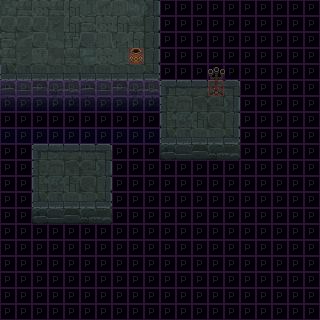

A level layout from a 2D game, rendered from its tile map. Below: a short description, then the map file with tile-grid data replaced by summaries:
An orthogonal 20x20 tile map with 16x16 px tiles, 10 tile layers (Bellow1, Bellow2, Sprites, Above1, ...), 2 tilesets and 2 objects (2x mover).

<map version="1.0" tiledversion="1.1.5" orientation="orthogonal" renderorder="right-down" width="20" height="20" tilewidth="16" tileheight="16" infinite="0" nextobjectid="3">
 <tileset firstgid="1" name="CastleBaseTileSet" tilewidth="16" tileheight="16" tilecount="1024" columns="32">
  <image source="../images/CastleBaseTileSet.png" width="512" height="512" />
 </tileset>
 <tileset firstgid="1025" name="MetaDataTileset" tilewidth="16" tileheight="16" tilecount="64" columns="8">
  <image source="../images/MetaDataTileset.png" width="128" height="128" />
 </tileset>
 <group name="Base">
  <layer name="Bellow1" width="20" height="20">
   <data>[400 cells, 400 non-empty, 44 distinct tile ids]</data>
  </layer>
  <layer name="Bellow2" width="20" height="20">
   <data>[400 cells, 1 non-empty, 1 distinct tile ids]</data>
  </layer>
  <layer name="Sprites" width="20" height="20">
   <data>[400 cells, 0 non-empty, 0 distinct tile ids]</data>
  </layer>
  <layer name="Above1" width="20" height="20">
   <data>[400 cells, 0 non-empty, 0 distinct tile ids]</data>
  </layer>
  <layer name="Above2" width="20" height="20">
   <data>[400 cells, 0 non-empty, 0 distinct tile ids]</data>
  </layer>
  <layer name="Metadata" width="20" height="20">
   <properties>
    <property name="metadata" type="bool" value="true" />
   </properties>
   <data>[400 cells, 351 non-empty, 2 distinct tile ids]</data>
  </layer>
 </group>
 <group name="Right Platform">
  <layer name="Bellow1" width="20" height="20">
   <data>[400 cells, 30 non-empty, 30 distinct tile ids]</data>
  </layer>
  <layer name="Bellow2" width="20" height="20">
   <properties>
    <property name="metadata" type="bool" value="true" />
   </properties>
   <data>[400 cells, 3 non-empty, 3 distinct tile ids]</data>
  </layer>
  <objectgroup name="Object Layer 2">
   <object id="2" type="mover" x="192" y="80">
    <polyline points="0,-80 0,0" />
   </object>
  </objectgroup>
  <layer name="Metadata" width="20" height="20">
   <properties>
    <property name="metadata" type="bool" value="true" />
   </properties>
   <data>[400 cells, 1 non-empty, 1 distinct tile ids]</data>
  </layer>
 </group>
 <group name="Left Platform">
  <layer name="Tile Layer 7" width="20" height="20">
   <data>[400 cells, 25 non-empty, 25 distinct tile ids]</data>
  </layer>
  <objectgroup name="Object Layer 1">
   <object id="1" type="mover" x="112" y="176">
    <polyline points="0,0 208,0" />
   </object>
  </objectgroup>
 </group>
</map>